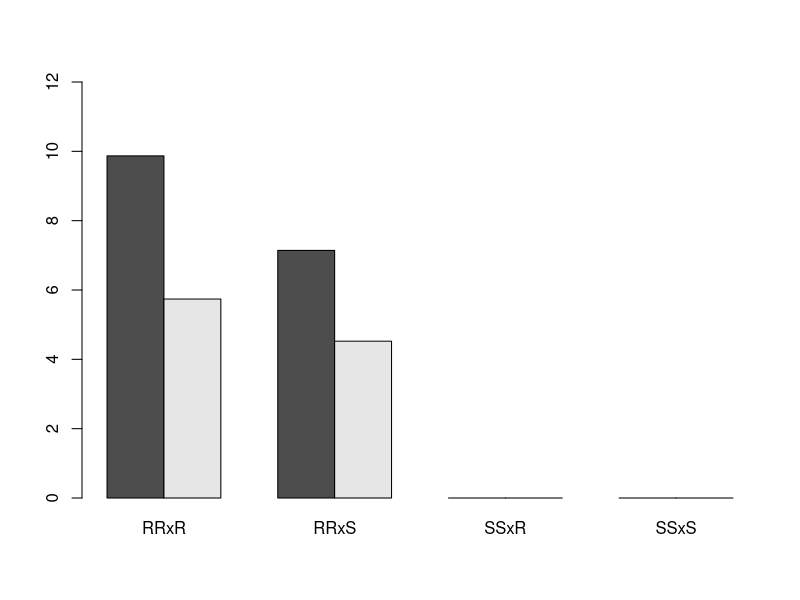
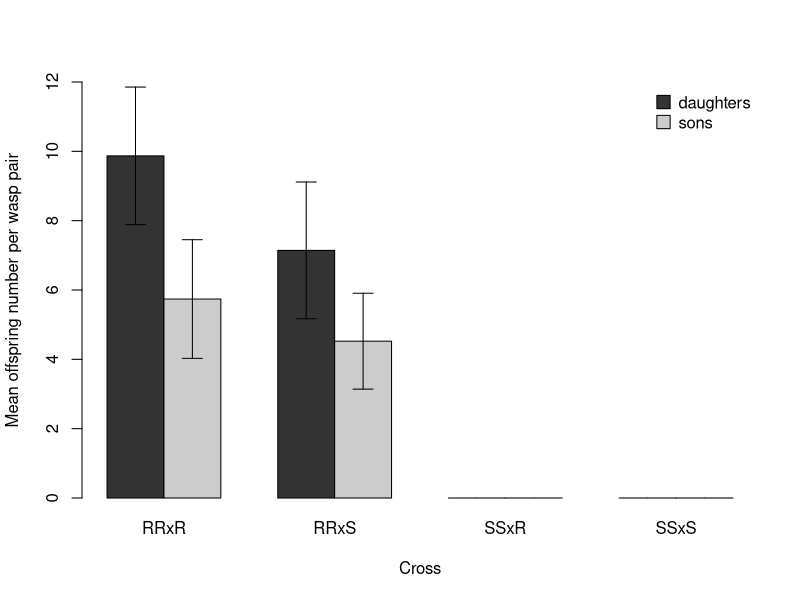
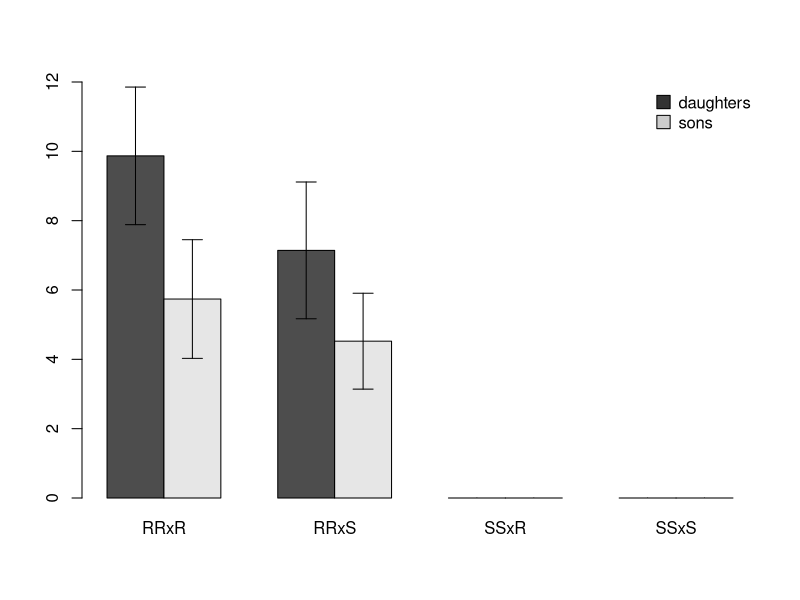

R code for these plots, in order:
#################################################################################################################################
#
# Analysis of the dominance relationships experiment.
#
#################################################################################################################################

# 0. Set Lfab_QTL as working directory if necessary #############################################################################
# setwd("./Lfab_QTL")

# 1. Open the dominance_first_gen dataset #######################################################################################
gen1 <- read.table("./data/dominance/dominance_first_gen.txt", header=TRUE)

# 2. Subset the data frame... ###################################################################################################
#    ...to only contain the variables "treatment", "n_daughters", "n_sons" and "n_nymphs" and the observations where
#    actually wasps were added ("treatment" != "NONE")
gen1 <- gen1[gen1[,"treatment"]!="NONE", c("treatment", "n_daughters", "n_sons", "n_nymphs")]

# 3. Plot and output descriptive statistics #####################################################################################

#    Obtain and plot means
means <- aggregate(gen1[,-c(1,4)], list(gen1$treatment), mean) # get a table of mean offspring numbers
rownames(means) <- means$Group.1 # include the first variable (treatment) as row names
means <- means[,-1] # exclude the first variable (which is now equivalent to row names)
barplot(t(means)[c("n_daughters", "n_sons"),], ylim=c(0,12), beside=T) # barplot mean offspring numbers

#    Obtain and plot standard errors
sems <- aggregate(gen1[,-c(1,4)], list(gen1$treatment), function(x) {sd(x)/sqrt(length(x))})
rownames(sems) <- sems$Group.1
sems <- sems[,-1]
foo <- barplot(t(means)[c("n_daughters", "n_sons"),], ylim=c(0,12), beside=T, ylab="Mean offspring number per wasp pair", xlab="Cross", col=c("gray20","gray80"))
legend("topright",legend=c("daughters","sons"), pch=22, pt.bg=c("gray20","gray80"), pt.cex=2, bty="n")
arrows(x0=foo,y0=t(means)+t(sems),y1=t(means)-t(sems),angle=90,code=3,length=0.1)

#    Output mean offspring barplot as PDF but first make sure the ./results/ folder is actually there
if(!("./results" %in% list.dirs("."))){
  dir.create("./results")
}
if(!("./results/dominance" %in% list.dirs("."))){
  dir.create("./results/dominance")
}
pdf("./results/dominance/dominance_offspringbarplot.pdf")
barplot(t(means)[c("n_daughters", "n_sons"),], ylim=c(0,12), beside=T) # barplot mean offspring numbers
legend("topright",legend=c("daughters","sons"), pch=22, pt.bg=c("gray20","gray80"), pt.cex=2, bty="n")
arrows(x0=foo,y0=t(means)+t(sems),y1=t(means)-t(sems),angle=90,code=3,length=0.1)
dev.off()

#    Obtain median offspring numbers
medians <- aggregate(gen1[,-c(1,4)], list(gen1$treatment), median) # get a table of median offspring numbers
rownames(medians) <- medians$Group.1 # include the first variable (treatment) as row names
medians <- medians[,-1] # exclude the first variable (which is now equivalent to row names)

#    Obtain sample size
lengths <- aggregate(gen1[,-c(1,4)], list(gen1$treatment), length) # get a table of length offspring numbers
lengths <- lengths[,-3] # exclude the last variable (n_sons is equal to n_daughters)
colnames(lengths) <- c("cross", "N_crosses")

#    Obtain numbers of colonies with female / male offspring
offspring_in_N <- aggregate(gen1[,-c(1,4)], list(gen1$treatment), FUN=function(x){sum(x>0)}) # get a table of median offspring numbers
rownames(offspring_in_N) <- offspring_in_N$Group.1 # include the first variable (treatment) as row names
offspring_in_N <- offspring_in_N[,-1] # exclude the first variable (which is now equivalent to row names)

#    Combine the descriptive statistics to a single summary
firstgen_summary <- cbind(lengths,
                          offspring_in_N$n_daughters, means$n_daughters, sems$n_daughters, medians$n_daughters,
                          offspring_in_N$n_sons, means$n_sons, sems$n_sons, medians$n_sons)
colnames(firstgen_summary) <- c("cross", "n_crosses", "n_with_female_offspring", "mean_female_offspring", "sem_female_offspring", "median_female_offspring",
                                "n_with_male_offspring", "mean_male_offspring", "sem_male_offspring", "median_male_offspring")

#    Output the summary dataset
write.table(firstgen_summary, file="./results/dominance/dominance_firstgen_summary.txt", quote=FALSE, row.names=FALSE, sep="\t")

# 4. Compare offspring numbers between crosses ##################################################################################

#    Compare female offspring numbers among all crosses
female.wilcox.pval <- data.frame(RRxR=c(NA,NA,NA,NA), RRxS=c(NA,NA,NA,NA), SSxR=c(NA,NA,NA,NA), SSxS=c(NA,NA,NA,NA))
rownames(female.wilcox.pval) <- c("RRxR", "RRxS", "SSxR", "SSxS")
for(i in rownames(female.wilcox.pval)){ # compare all rows
  for(j in colnames(female.wilcox.pval)){ # with all columns
    # Save the P-values in the data frame female.wilcox.pval (comparing two groups of 0's returns NaN)
    female.wilcox.pval[i,j] <- wilcox.test(gen1[gen1[,"treatment"]==i,"n_daughters"], gen1[gen1[,"treatment"]==j,"n_daughters"])$p.value
  }
}

#    Output p-values
write.table(female.wilcox.pval, file="./results/dominance/dominance_firstgen_wilcoxtests.txt", quote=FALSE, sep="\t")

# 5. Compare sex ratio between crosses with offspring ###########################################################################
#    Subset the data frame to contain only data from colonies with offspring
sex_ratio_data <- gen1[gen1[,"n_daughters"]+gen1[,"n_sons"]>0,]

#    Construct a response variable for a binomial model (two columns added together to a matrix)
y_mtrx <- as.matrix(sex_ratio_data[,c("n_daughters", "n_sons")])

#    Do a binomial regression with treatment as only explanatory variable
sglm1 <- glm(y_mtrx ~ sex_ratio_data$treatment, family="binomial")
summary(sglm1) # treatment effect on sex ratio is nonsignificant but the model is overdispersed

#    Repeat for quasibinomial
sglm2 <- glm(y_mtrx ~ sex_ratio_data$treatment, family="quasibinomial")
summary(sglm2) # still not significant

#    Output summary of the quasibinomial model to analyse sex ratio
sink("./results/dominance/dominance_firstgen_sexglm.txt")
summary(sglm2)
sink()
